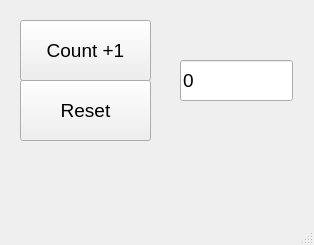
<?xml version="1.0" encoding="UTF-8"?>
<ui version="4.0">
 <class>MainWindow</class>
 <widget class="QMainWindow" name="MainWindow">
  <property name="geometry">
   <rect>
    <x>0</x>
    <y>0</y>
    <width>314</width>
    <height>245</height>
   </rect>
  </property>
  <property name="windowTitle">
   <string>MainWindow</string>
  </property>
  <widget class="QWidget" name="centralwidget">
   <widget class="QPushButton" name="btnPlusOne">
    <property name="geometry">
     <rect>
      <x>20</x>
      <y>20</y>
      <width>131</width>
      <height>61</height>
     </rect>
    </property>
    <property name="font">
     <font>
      <family>Helvetica Neue</family>
      <pointsize>14</pointsize>
     </font>
    </property>
    <property name="text">
     <string>Count +1</string>
    </property>
   </widget>
   <widget class="QPushButton" name="btnReset">
    <property name="geometry">
     <rect>
      <x>20</x>
      <y>80</y>
      <width>131</width>
      <height>61</height>
     </rect>
    </property>
    <property name="font">
     <font>
      <family>Helvetica Neue</family>
      <pointsize>14</pointsize>
     </font>
    </property>
    <property name="text">
     <string>Reset</string>
    </property>
   </widget>
   <widget class="QLineEdit" name="txtShowNumber">
    <property name="geometry">
     <rect>
      <x>180</x>
      <y>60</y>
      <width>113</width>
      <height>41</height>
     </rect>
    </property>
    <property name="font">
     <font>
      <family>Helvetica Neue</family>
      <pointsize>14</pointsize>
     </font>
    </property>
    <property name="text">
     <string>0</string>
    </property>
   </widget>
  </widget>
  <widget class="QMenuBar" name="menubar">
   <property name="geometry">
    <rect>
     <x>0</x>
     <y>0</y>
     <width>314</width>
     <height>36</height>
    </rect>
   </property>
  </widget>
  <widget class="QStatusBar" name="statusbar"/>
 </widget>
 <resources/>
 <connections/>
</ui>
